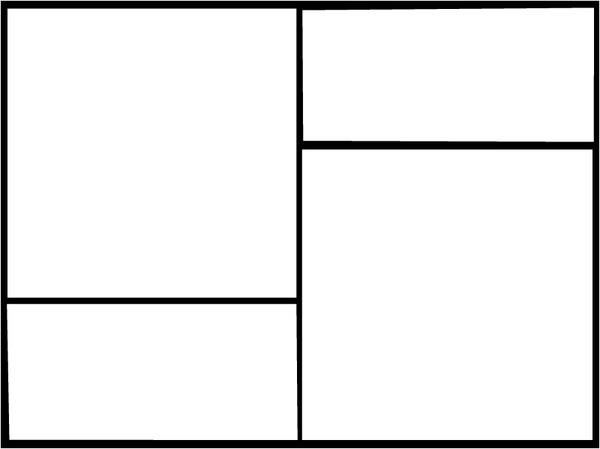
#> input picture images/2square.jpg, 600 x 449 px
$ python 'CV Lines Example.py'
#> lines starting #> are read from the running program, lines starting #| are printed output that depends on the picture; after the words box and inside, x2 and y2 are one past the last pixel; in counts of white or black regions, pixels touching at a corner belong together
### Path_Functions.py
import math

class Path:

    def __init__(self):
        self.pointList = []
        self.cost = 0


def first_point_y(contour):
    return contour[0][1]

def first_point_x(contour):
    return contour[0][0]

def last_point_y(contour):
    return contour[len(contour)-1][1]

def last_point_x(contour):
        return contour[len(contour)-1][0]


def find_start_contour(contours, imHeight, imWidth):
    # find starting contour by contour closest to edge
    start_contour = None
    minDist = float('inf')
    for line in contours:
        dist = min(first_point_x(line), first_point_y(line), imWidth-first_point_x(line), imHeight-first_point_y(line))
        if dist < minDist:
            minDist = dist
            start_contour = line

    return start_contour

# [4 lines left out: function distance, not called in this run]

def point_dist(p1, p2):
    return math.sqrt( (p1[0] - p2[0])**2 +  (p1[1] - p2[1])**2)


# [57 lines left out: functions find_nearest, find_nearest_backtrack, surrounding_bins, not called in this run]

def in_bounds(index, bins):
    return 0 <= index[0] < len(bins) and 0 <= index[1] < len(bins[0])

#todo: If there are no contours in surrounding binn, need to search next level out
# [12 lines left out: function search_surrounding_bins, not called in this run]

### Graph_Connector.py
import math

class PathLine:
    def __init__(self, line_in):
        self.line = line_in
        self.closest_line = None
        self.closest_line_point = None
        self.this_closest_point = None

    def find_closest_line(self, other_path_lines):
        this_line = self.line
        min_dist = float('inf')
        nearest_contour = []
        this_contour_nearest_point = []
        other_contour_nearest_point = []

        for other_path_line in other_path_lines:
            other_line = other_path_line.line
            if this_line != other_line:
                if PathConnector.distance(this_line[0], other_line[0]) < 100: #only check all points if first points are nearby
                    for this_line_point in this_line:
                        for other_line_point in other_line:
                            curr_dist = PathConnector.distance(this_line_point, other_line_point)
                            if curr_dist < min_dist:
                                min_dist = curr_dist
                                nearest_contour = other_path_line
                                this_contour_nearest_point = this_line_point
                                other_contour_nearest_point = other_line_point
        self.closest_line = nearest_contour
        self.this_closest_point = this_contour_nearest_point
        self.closest_line_point = other_contour_nearest_point

#TODO: speed this up. Can think of 2 ways. 1 reimplement a grid style search where the algo only searches
#TODO: within the same or nearby grids. Or look at first and last points of both lines and ignore if theyre
#TODO: too far apart
class PathConnector:

    def __init__(self, contours):
        self.og_path_line_list = []
        for contour_line in contours:
            self.og_path_line_list.append(PathLine(contour_line))
        self.path_line_list = self.og_path_line_list
        self.unconected_lines = self.path_line_list

        # go through each line, for each point in that look at each point of all other lines and find nearest line
        i = 0
        for this_line in self.path_line_list:
            this_line.find_closest_line(self.path_line_list)
            i += 1
            print(i)


    #def connect_line_list(self):
        #for line in self.unconected_lines:
            # case where 2 lines are eachothers nearest line. Need to remove both from list, and insert back as one connected line
            #if line == line.closest_line.closest_line:


    @staticmethod
    def distance(point_a, point_b):
        return math.sqrt((point_a[0] - point_b[0])**2 + (point_a[1] - point_b[1])**2)

### CV Lines Example.py
import cv2 as cv
import numpy as np
from Path_Functions import *
import pickle
import Graph_Connector

image = cv.imread("images/2square.jpg")
#> image is the input picture: shape (449, 600, 3); min 0, max 255, mean 234.1
imageBW = cv.cvtColor(image, cv.COLOR_BGR2GRAY)
imageBW = cv.GaussianBlur(imageBW, (9, 9), 0)
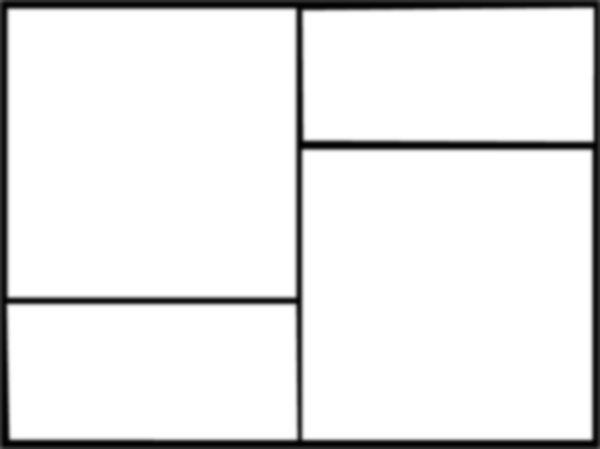
#> imageBW: shape (449, 600); min 1, max 255, mean 233.5
canny = cv.Canny(imageBW, 30, 40)
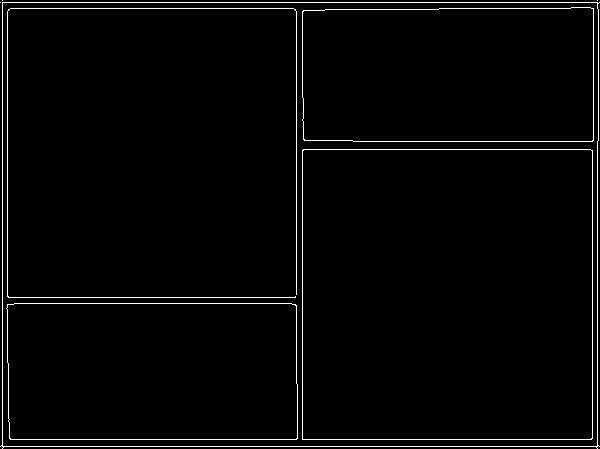
#> canny: shape (449, 600); 2.3% white in thin lines or dots

cannyCopy = canny.copy()
contours_raw, hierarchy = cv.findContours(cannyCopy, cv.RETR_LIST, cv.CHAIN_APPROX_SIMPLE)
#> contours_raw = 12 contours, 4 with area under 20; largest, box (x1, y1, x2, y2) and area: (0, 2, 600, 449) 264317, (2, 2, 599, 447) 264310, (302, 149, 593, 440) 84098, (302, 149, 593, 440) 84094, (6, 303, 298, 440) 39253, (6, 303, 298, 440) 39248, (302, 7, 594, 142) 38472, (302, 7, 594, 142) 38466

imHeight, imWidth = canny.shape
#> imHeight = 449; imWidth = 600
blank = np.zeros((imHeight,imWidth,3), np.uint8)

cv.drawContours(image, contours_raw, -1, (0, 255, 0), 2)
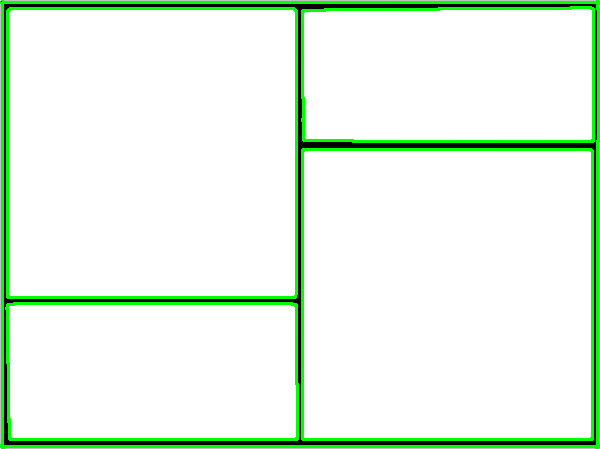
#> image: shape (449, 600, 3); 6.79% of pixels changed, all inside (x1, y1, x2, y2) = (0, 0, 600, 449)
cv.imshow("start", image)
cv.waitKey(0)

#reformat contour array
contour_count = 0
contour_list = []
for contour in contours_raw:
    if contour.size > 2:
        curr_contour = []
        # unpack and wrap contours as list of tuples. Makes it easier to handle and allows list removal. Numpy array did not
        for point in contour:
            point = tuple(point[0])
            curr_contour.append(point)
        contour_list.append(curr_contour)
#> this loop made 12 passes
#> contour on passes 10 to 12: [[0, 2]], [[597, 0]], [[2, 0]]
#> after the loop, contour_list = 9 items


#pathfinding
contours = contour_list
#> contours = 9 items
curr_contour = find_start_contour(contours, imHeight, imWidth)
#> the loop in find_start_contour, `for line in contours:` made 9 passes
#> (dist, minDist) on passes 1, 5, 7, 8: (13, 13), (8, 8), (7, 7), (2, 2)
#> dist on passes 2, 3, 4, 6, 9: 14, 149, 149, 8, 2
#> after the loop in find_start_contour, `for line in contours:`: minDist = 2
#> curr_contour = [(2, 3), (3, 2), (596, 2), (597, 3), (597, 8), (598, 9), (598, 140), (597, 141), (597, 445), (596, 446), (3, 446), (2, 445)]
point_list = []
#need to get a list of points to travel

connector = Graph_Connector.PathConnector(contours)
#> the loop in __init__, `for contour_line in contours:` made 9 passes
#> after the loop in __init__, `for contour_line in contours:`: self.og_path_line_list = 9 items
#> the loop in __init__, `for this_line in self.path_line_list:` made 9 passes
#| 1
#| 2
#| 3
#| 4
#| 5
#| 6
#| 7
#| 8
#> (further printed lines are left out)
#> after the loop in __init__, `for this_line in self.path_line_list:`: i = 9


for path in connector.path_line_list:
    last_point = path.line[0]
    for point in enumerate(path.line, start=2):
        point = point[1]
        cv.line(blank, last_point, point, (0, 255, 0))
        last_point = point
    try:
        cv.line(blank, path.this_closest_point, path.closest_line_point, (255, 0, 0))
    except:
        x = 1
#> this loop made 9 passes
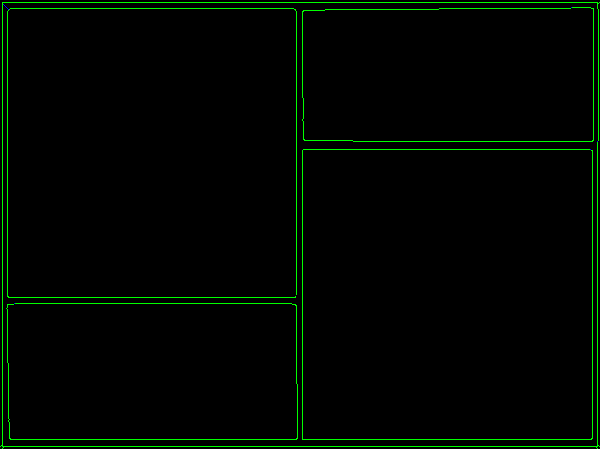
#> blank: shape (449, 600, 3); mean of channels 0, 1, 2 0, 5.8, 0; drawn as B, G, R

# [10 lines of commented-out code are left out]


with open("points.txt", "wb") as fp:
    pickle.dump(point_list, fp)

cv.imshow("start", image)
cv.imshow("blank", blank)
cv.imshow("Canny", cannyCopy)
cv.waitKey(0)
